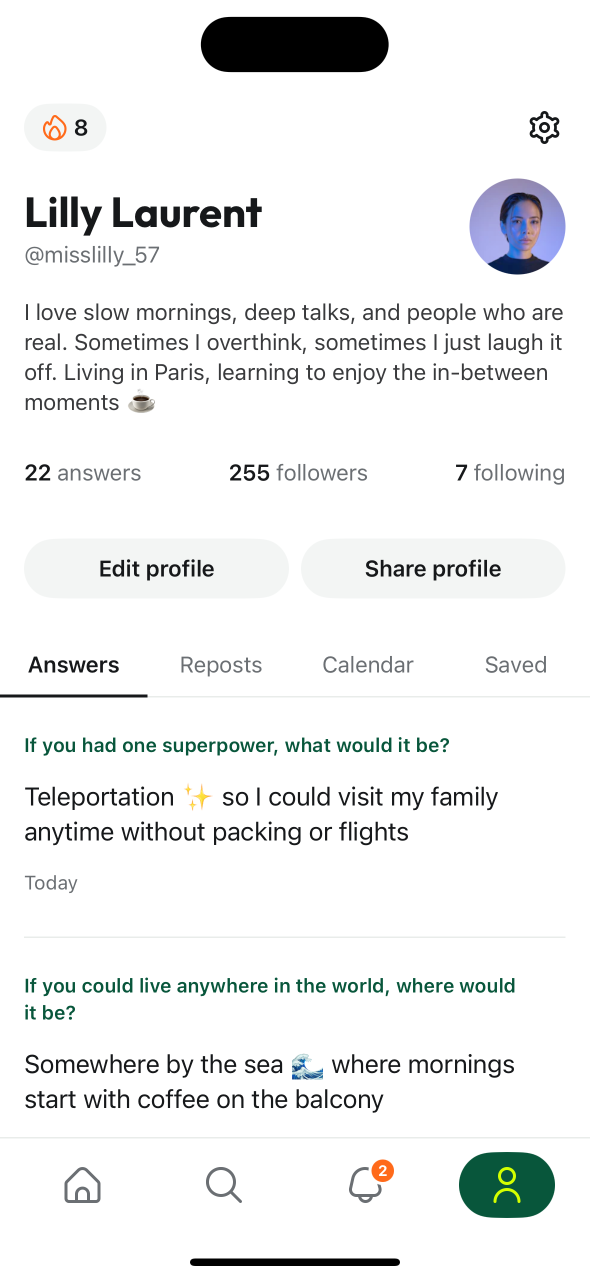
#> input picture 01-profile.png, 1179 x 2556 px (shown at 1/2 size)
$ python contact_sheet.py ../../../..
#> lines starting #> are read from the running program, lines starting #| are printed output that depends on the picture
#!/usr/bin/env python3
"""Build contact sheets (grids) from a folder of screenshots for fast visual review.

Usage: python3 contact_sheet.py <dir> [--per-row 5] [--width 393] [--only feed,profile]
Writes <dir>/sheet-1.jpg, sheet-2.jpg, ... (filenames are printed). Requires Pillow.
"""
import argparse, glob, os, sys
from PIL import Image, ImageDraw

ap = argparse.ArgumentParser()
ap.add_argument("dir")
ap.add_argument("--per-row", type=int, default=5)
ap.add_argument("--width", type=int, default=393, help="tile width in px (393 = iPhone points)")
ap.add_argument("--only", default="", help="comma-separated substrings to include")
a = ap.parse_args()

files = sorted(glob.glob(os.path.join(a.dir, "*.png")))
if a.only:
    keys = [k.strip() for k in a.only.split(",") if k.strip()]
    files = [f for f in files if any(k in os.path.basename(f) for k in keys)]
if not files:
    sys.exit("no screenshots found")

label_h, gap = 28, 10
tiles = []
for f in files:
    im = Image.open(f).convert("RGB")
    h = round(im.height * a.width / im.width)
#> h = 852
    tiles.append((os.path.splitext(os.path.basename(f))[0], im.resize((a.width, h))))

tile_h = max(t[1].height for t in tiles)
#> tile_h = 852
for n, start in enumerate(range(0, len(tiles), a.per_row), 1):
    row = tiles[start:start + a.per_row]
    sheet = Image.new("RGB", (len(row) * (a.width + gap) + gap, tile_h + label_h + gap * 2), "#202020")
    draw = ImageDraw.Draw(sheet)
    for i, (name, im) in enumerate(row):
        x = gap + i * (a.width + gap)
        draw.text((x, gap), name, fill="#FFFFFF")
        sheet.paste(im, (x, gap + label_h))
    out = os.path.join(a.dir, f"sheet-{n}.jpg")
    sheet.save(out, quality=88)
    print(out)
#> this loop made 1 pass
#> (n, start) on pass 1: (1, 0)
#| ../../../../sheet-1.jpg
#> pass 1, `sheet.save(out, quality=88)`:
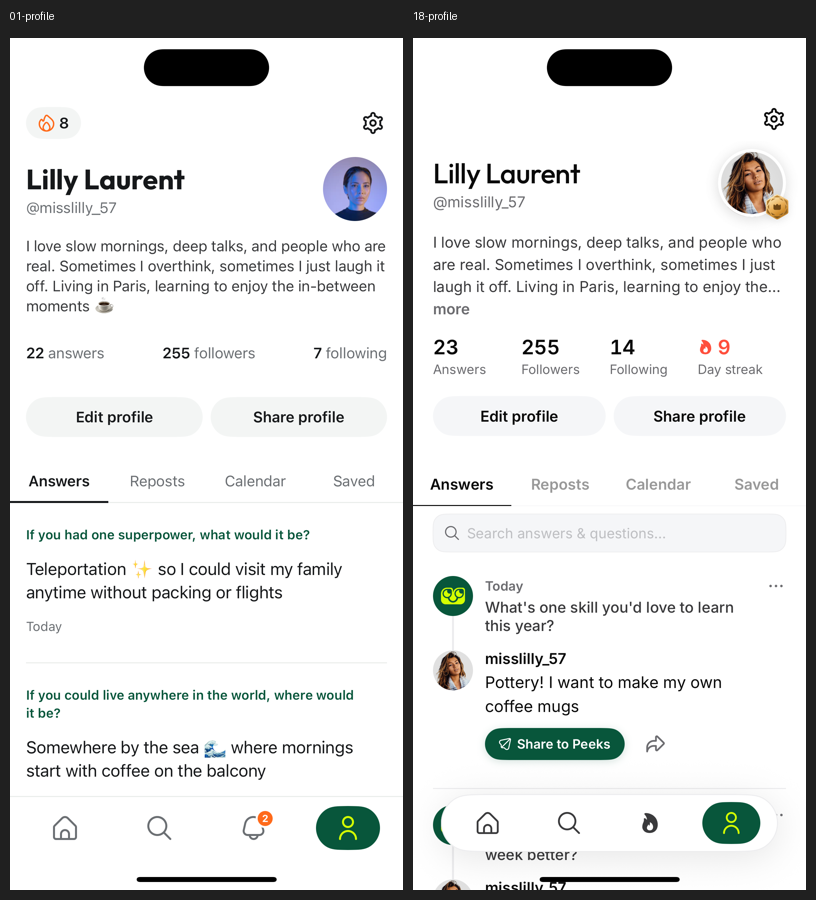
#> saved as sheet-1.jpg: PIL image 816x900 RGB; mean R, G, B 219.2, 220.3, 219.9
#> after the loop:
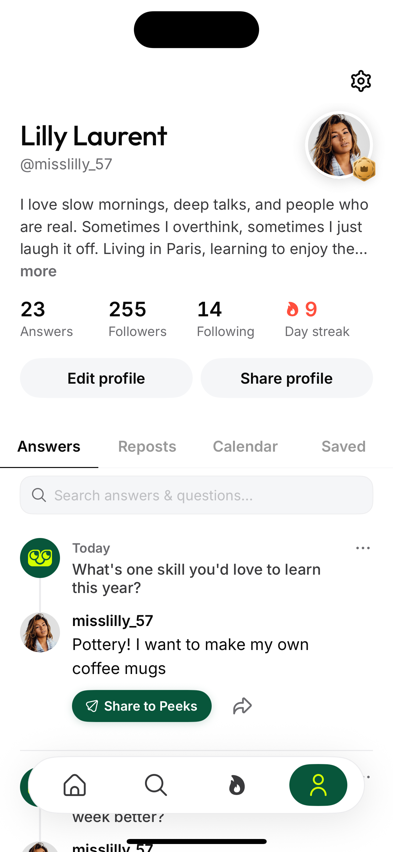
#> im: PIL image 393x852 RGB; mean R, G, B 236, 237.3, 236.3
